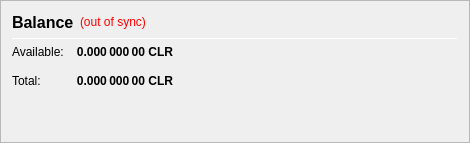
                   <widget class="QFrame" name="frame_CombinedBalances">
                    <property name="minimumSize">
                     <size>
                      <width>470</width>
                      <height>0</height>
                     </size>
                    </property>
                    <property name="frameShape">
                     <enum>QFrame::StyledPanel</enum>
                    </property>
                    <property name="frameShadow">
                     <enum>QFrame::Raised</enum>
                    </property>
                    <layout class="QVBoxLayout" name="verticalLayout_5">
                     <item>
                      <layout class="QHBoxLayout" name="horizontalLayout_5" stretch="0,0,0">
                       <item>
                        <widget class="QLabel" name="label_5z">
                         <property name="minimumSize">
                          <size>
                           <width>0</width>
                           <height>20</height>
                          </size>
                         </property>
                         <property name="font">
                          <font>
                           <pointsize>12</pointsize>
                           <weight>75</weight>
                           <bold>true</bold>
                          </font>
                         </property>
                         <property name="toolTip">
                          <string>Balance (including unconfirmed and immature coins)</string>
                         </property>
                         <property name="text">
                          <string>Balance</string>
                         </property>
                        </widget>
                       </item>
                       <item>
                        <widget class="QLabel" name="labelWalletStatus">
                         <property name="cursor">
                          <cursorShape>WhatsThisCursor</cursorShape>
                         </property>
                         <property name="toolTip">
                          <string>The displayed information may be out of date. Your wallet automatically synchronizes with the ClearCoin network after a connection is established, but this process has not completed yet.</string>
                         </property>
                         <property name="styleSheet">
                          <string notr="true">QLabel { color: red; }</string>
                         </property>
                         <property name="text">
                          <string notr="true">(out of sync)</string>
                         </property>
                         <property name="alignment">
                          <set>Qt::AlignLeading|Qt::AlignLeft|Qt::AlignVCenter</set>
                         </property>
                        </widget>
                       </item>
                       <item>
                        <spacer name="horizontalSpacer_1">
                         <property name="orientation">
                          <enum>Qt::Horizontal</enum>
                         </property>
                         <property name="sizeHint" stdset="0">
                          <size>
                           <width>40</width>
                           <height>20</height>
                          </size>
                         </property>
                        </spacer>
                       </item>
                      </layout>
                     </item>
                     <item>
                      <widget class="Line" name="line_CombinedBalance">
                       <property name="minimumSize">
                        <size>
                         <width>0</width>
                         <height>1</height>
                        </size>
                       </property>
                       <property name="maximumSize">
                        <size>
                         <width>16777215</width>
                         <height>1</height>
                        </size>
                       </property>
                       <property name="orientation">
                        <enum>Qt::Horizontal</enum>
                       </property>
                      </widget>
                     </item>
                     <item>
                      <layout class="QGridLayout" name="gridLayout_3">
                       <property name="spacing">
                        <number>12</number>
                       </property>
                       <item row="1" column="0">
                        <widget class="QLabel" name="labelBalanceTextz">
                         <property name="text">
                          <string>Available:</string>
                         </property>
                        </widget>
                       </item>
                       <item row="1" column="1">
                        <widget class="QLabel" name="labelBalancez">
                         <property name="font">
                          <font>
                           <weight>75</weight>
                           <bold>true</bold>
                          </font>
                         </property>
                         <property name="cursor">
                          <cursorShape>IBeamCursor</cursorShape>
                         </property>
                         <property name="toolTip">
                          <string>Your current spendable balance</string>
                         </property>
                         <property name="text">
                          <string notr="true">0.000 000 00 CLR</string>
                         </property>
                         <property name="alignment">
                          <set>Qt::AlignRight|Qt::AlignTrailing|Qt::AlignVCenter</set>
                         </property>
                         <property name="textInteractionFlags">
                          <set>Qt::LinksAccessibleByMouse|Qt::TextSelectableByKeyboard|Qt::TextSelectableByMouse</set>
                         </property>
                        </widget>
                       </item>
                       <item row="2" column="0">
                        <widget class="QLabel" name="labelTotalTextz">
                         <property name="text">
                          <string>Total:</string>
                         </property>
                        </widget>
                       </item>
                       <item row="2" column="1">
                        <widget class="QLabel" name="labelTotalz">
                         <property name="font">
                          <font>
                           <weight>75</weight>
                           <bold>true</bold>
                          </font>
                         </property>
                         <property name="cursor">
                          <cursorShape>IBeamCursor</cursorShape>
                         </property>
                         <property name="toolTip">
                          <string>Total Balance, including all unavailable coins.</string>
                         </property>
                         <property name="text">
                          <string notr="true">0.000 000 00 CLR</string>
                         </property>
                         <property name="alignment">
                          <set>Qt::AlignRight|Qt::AlignTrailing|Qt::AlignVCenter</set>
                         </property>
                         <property name="textInteractionFlags">
                          <set>Qt::LinksAccessibleByMouse|Qt::TextSelectableByKeyboard|Qt::TextSelectableByMouse</set>
                         </property>
                        </widget>
                       </item>
                       <item row="2" column="3">
                        <spacer name="horizontalSpacer_2">
                         <property name="orientation">
                          <enum>Qt::Horizontal</enum>
                         </property>
                         <property name="sizeHint" stdset="0">
                          <size>
                           <width>40</width>
                           <height>20</height>
                          </size>
                         </property>
                        </spacer>
                       </item>
                      </layout>
                     </item>
                     <item>
                      <spacer name="verticalSpacer_1">
                       <property name="orientation">
                        <enum>Qt::Vertical</enum>
                       </property>
                       <property name="sizeHint" stdset="0">
                        <size>
                         <width>20</width>
                         <height>40</height>
                        </size>
                       </property>
                      </spacer>
                     </item>
                    </layout>
                   </widget>
